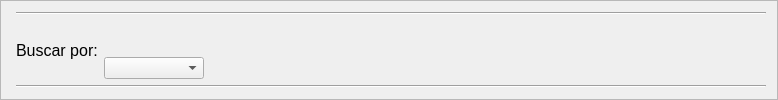
               <widget class="QFrame" name="frame_2">
                <property name="frameShape">
                 <enum>QFrame::StyledPanel</enum>
                </property>
                <property name="frameShadow">
                 <enum>QFrame::Raised</enum>
                </property>
                <layout class="QGridLayout" name="gridLayout_2">
                 <property name="leftMargin">
                  <number>15</number>
                 </property>
                 <item row="0" column="0" colspan="3">
                  <widget class="Line" name="line">
                   <property name="orientation">
                    <enum>Qt::Horizontal</enum>
                   </property>
                  </widget>
                 </item>
                 <item row="1" column="0" rowspan="2">
                  <widget class="QLabel" name="usuario_label_buscarPor">
                   <property name="font">
                    <font>
                     <pointsize>12</pointsize>
                    </font>
                   </property>
                   <property name="text">
                    <string>Buscar por:</string>
                   </property>
                  </widget>
                 </item>
                 <item row="2" column="1">
                  <widget class="QComboBox" name="usuario_combobox_buscarPor">
                   <property name="minimumSize">
                    <size>
                     <width>100</width>
                     <height>0</height>
                    </size>
                   </property>
                   <property name="editable">
                    <bool>false</bool>
                   </property>
                   <property name="sizeAdjustPolicy">
                    <enum>QComboBox::AdjustToContents</enum>
                   </property>
                  </widget>
                 </item>
                 <item row="2" column="2">
                  <spacer name="horizontalSpacer_4">
                   <property name="orientation">
                    <enum>Qt::Horizontal</enum>
                   </property>
                   <property name="sizeHint" stdset="0">
                    <size>
                     <width>556</width>
                     <height>20</height>
                    </size>
                   </property>
                  </spacer>
                 </item>
                 <item row="3" column="0" colspan="3">
                  <widget class="Line" name="line_2">
                   <property name="orientation">
                    <enum>Qt::Horizontal</enum>
                   </property>
                  </widget>
                 </item>
                </layout>
               </widget>
